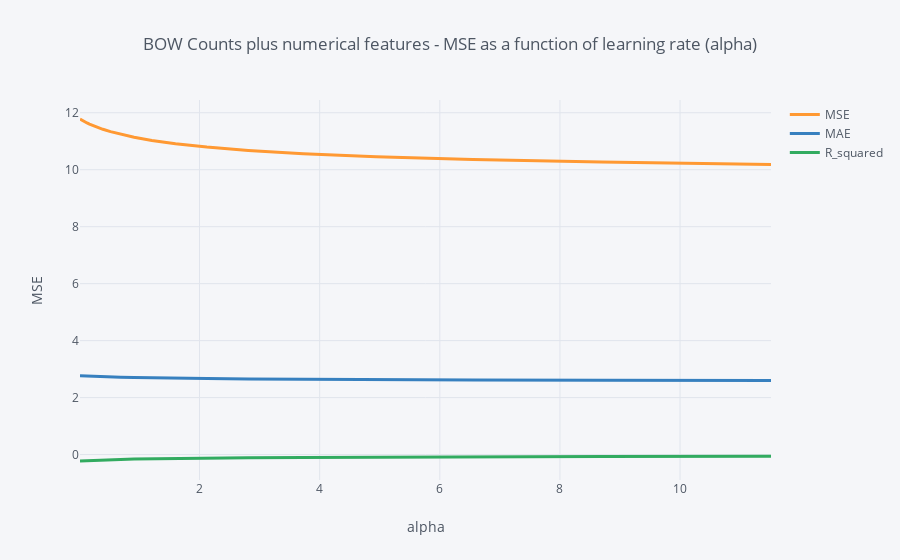

Notebook cell for this chart:
### Code cell
cv_results_bow_plus_num = DataFrame(mse_by_alpha_numerical_plus, columns = ['alpha', 'MSE','MAE','R_squared'])
cv_results_bow_plus_num.query('alpha < 15').set_index('alpha').iplot(title = 'BOW Counts plus numerical features - MSE as a function of learning rate (alpha)', xTitle = 'alpha', yTitle = 'MSE', width = 3, hline=(0,0))

### Figure 1 — Plotly figure (JSON) as saved in the notebook; plotly's stock layout.template omitted (floating-point values rounded to 4 significant figures)
{"data": [{"line": {"color": "rgba(255, 153, 51, 1.0)", "dash": "solid", "shape": "linear", "width": 3}, "mode": "lines", "name": "MSE", "text": "", "type": "scatter", "x": [0.01, 0.01326, 0.01758, 0.0233, 0.03089, 0.04095, 0.05429, 0.07197, 0.09541, 0.1265, 0.1677, 0.2223, 0.2947, 0.3907, 0.5179, 0.6866, 0.9103, 1.207, 1.6, 2.121, 2.812, 3.728, 4.942, 6.551, 8.685, 11.51], "y": [11.78, 11.78, 11.77, 11.76, 11.75, 11.74, 11.72, 11.7, 11.68, 11.64, 11.6, 11.55, 11.49, 11.42, 11.34, 11.24, 11.14, 11.03, 10.91, 10.79, 10.68, 10.56, 10.46, 10.36, 10.27, 10.18]}, {"line": {"color": "rgba(55, 128, 191, 1.0)", "dash": "solid", "shape": "linear", "width": 3}, "mode": "lines", "name": "MAE", "text": "", "type": "scatter", "x": [0.01, 0.01326, 0.01758, 0.0233, 0.03089, 0.04095, 0.05429, 0.07197, 0.09541, 0.1265, 0.1677, 0.2223, 0.2947, 0.3907, 0.5179, 0.6866, 0.9103, 1.207, 1.6, 2.121, 2.812, 3.728, 4.942, 6.551, 8.685, 11.51], "y": [2.768, 2.768, 2.767, 2.766, 2.765, 2.764, 2.763, 2.761, 2.758, 2.755, 2.751, 2.746, 2.74, 2.733, 2.725, 2.715, 2.704, 2.692, 2.68, 2.667, 2.654, 2.642, 2.63, 2.618, 2.608, 2.599]}, {"line": {"color": "rgba(50, 171, 96, 1.0)", "dash": "solid", "shape": "linear", "width": 3}, "mode": "lines", "name": "R_squared", "text": "", "type": "scatter", "x": [0.01, 0.01326, 0.01758, 0.0233, 0.03089, 0.04095, 0.05429, 0.07197, 0.09541, 0.1265, 0.1677, 0.2223, 0.2947, 0.3907, 0.5179, 0.6866, 0.9103, 1.207, 1.6, 2.121, 2.812, 3.728, 4.942, 6.551, 8.685, 11.51], "y": [-0.2265, -0.226, -0.2254, -0.2246, -0.2236, -0.2223, -0.2205, -0.2183, -0.2156, -0.2121, -0.2078, -0.2026, -0.1963, -0.1889, -0.1803, -0.1706, -0.1598, -0.1483, -0.1362, -0.1239, -0.1118, -0.09997, -0.08882, -0.07844, -0.06893, -0.0603]}], "layout": {"autosize": true, "legend": {"bgcolor": "#F5F6F9", "font": {"color": "#4D5663"}}, "paper_bgcolor": "#F5F6F9", "plot_bgcolor": "#F5F6F9", "shapes": [{"line": {"color": "#db4052", "dash": "solid", "width": 1}, "type": "line", "x0": 0, "x1": 1, "xref": "paper", "y0": [0, 0], "y1": [0, 0], "yref": "y"}], "title": {"font": {"color": "#4D5663"}, "text": "BOW Counts plus numerical features - MSE as a function of learning rate (alpha)"}, "xaxis": {"autorange": true, "gridcolor": "#E1E5ED", "range": [0.01, 11.51], "showgrid": true, "tickfont": {"color": "#4D5663"}, "title": {"font": {"color": "#4D5663"}, "text": "alpha"}, "type": "linear", "zerolinecolor": "#E1E5ED"}, "yaxis": {"autorange": true, "gridcolor": "#E1E5ED", "range": [-0.8936, 12.45], "showgrid": true, "tickfont": {"color": "#4D5663"}, "title": {"font": {"color": "#4D5663"}, "text": "MSE"}, "type": "linear", "zerolinecolor": "#E1E5ED"}}}
